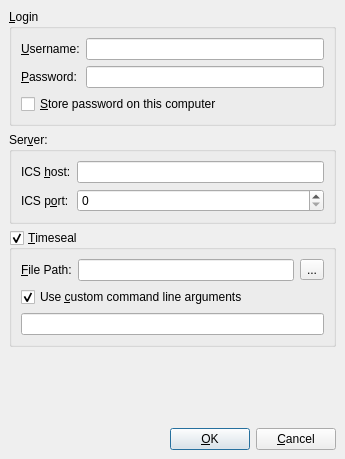
<ui version="4.0" >
 <class>QuickConnect</class>
 <widget class="QDialog" name="QuickConnect" >
  <property name="geometry" >
   <rect>
    <x>0</x>
    <y>0</y>
    <width>345</width>
    <height>459</height>
   </rect>
  </property>
  <property name="windowTitle" >
   <string>Quick Connect</string>
  </property>
  <property name="sizeGripEnabled" >
   <bool>false</bool>
  </property>
  <layout class="QVBoxLayout" >
   <property name="margin" >
    <number>9</number>
   </property>
   <property name="spacing" >
    <number>6</number>
   </property>
   <item>
    <widget class="QGroupBox" name="groupBox_1" >
     <property name="title" >
      <string>&amp;Login</string>
     </property>
     <layout class="QGridLayout" >
      <property name="margin" >
       <number>9</number>
      </property>
      <property name="spacing" >
       <number>6</number>
      </property>
      <item row="1" column="1" >
       <widget class="QLineEdit" name="editPassword" >
        <property name="echoMode" >
         <enum>QLineEdit::Password</enum>
        </property>
       </widget>
      </item>
      <item row="1" column="0" >
       <widget class="QLabel" name="textLabel_2" >
        <property name="text" >
         <string>&amp;Password:</string>
        </property>
        <property name="buddy" >
         <cstring>editPassword</cstring>
        </property>
       </widget>
      </item>
      <item row="0" column="1" >
       <widget class="QLineEdit" name="editUsername" />
      </item>
      <item row="0" column="0" >
       <widget class="QLabel" name="textLabel_1" >
        <property name="text" >
         <string>&amp;Username:</string>
        </property>
        <property name="buddy" >
         <cstring>editUsername</cstring>
        </property>
       </widget>
      </item>
      <item row="2" column="0" colspan="2" >
       <widget class="QCheckBox" name="chkStore" >
        <property name="text" >
         <string>&amp;Store password on this computer</string>
        </property>
        <property name="shortcut" >
         <string>Alt+S</string>
        </property>
       </widget>
      </item>
     </layout>
    </widget>
   </item>
   <item>
    <widget class="QGroupBox" name="groupBox_2" >
     <property name="title" >
      <string>Ser&amp;ver:</string>
     </property>
     <layout class="QGridLayout" >
      <property name="margin" >
       <number>9</number>
      </property>
      <property name="spacing" >
       <number>6</number>
      </property>
      <item row="0" column="1" >
       <widget class="QLineEdit" name="editHost" />
      </item>
      <item row="1" column="0" >
       <widget class="QLabel" name="textLabel_4" >
        <property name="text" >
         <string>ICS p&amp;ort:</string>
        </property>
        <property name="buddy" >
         <cstring>spinPort</cstring>
        </property>
       </widget>
      </item>
      <item row="1" column="1" >
       <widget class="QSpinBox" name="spinPort" >
        <property name="maximum" >
         <number>65536</number>
        </property>
       </widget>
      </item>
      <item row="0" column="0" >
       <widget class="QLabel" name="textLabel_3" >
        <property name="text" >
         <string>ICS &amp;host:</string>
        </property>
        <property name="buddy" >
         <cstring>editHost</cstring>
        </property>
       </widget>
      </item>
     </layout>
    </widget>
   </item>
   <item>
    <widget class="QGroupBox" name="groupTimeseal" >
     <property name="focusPolicy" >
      <enum>Qt::StrongFocus</enum>
     </property>
     <property name="title" >
      <string>&amp;Timeseal</string>
     </property>
     <property name="checkable" >
      <bool>true</bool>
     </property>
     <property name="checked" >
      <bool>true</bool>
     </property>
     <layout class="QGridLayout" >
      <property name="margin" >
       <number>9</number>
      </property>
      <property name="spacing" >
       <number>6</number>
      </property>
      <item row="0" column="2" >
       <widget class="QToolButton" name="buttonTimesealPath" >
        <property name="text" >
         <string>...</string>
        </property>
       </widget>
      </item>
      <item row="0" column="1" >
       <widget class="QLineEdit" name="editTimeseal" />
      </item>
      <item row="0" column="0" >
       <widget class="QLabel" name="textLabel_5" >
        <property name="text" >
         <string>&amp;File Path:</string>
        </property>
        <property name="buddy" >
         <cstring>editTimeseal</cstring>
        </property>
       </widget>
      </item>
      <item row="2" column="0" colspan="3" >
       <widget class="QLineEdit" name="editTimesealCmd" >
        <property name="toolTip" >
         <string/>
        </property>
        <property name="text" >
         <string/>
        </property>
       </widget>
      </item>
      <item row="1" column="0" colspan="3" >
       <widget class="QCheckBox" name="chkTimesealCmd" >
        <property name="text" >
         <string>Use &amp;custom command line arguments</string>
        </property>
        <property name="shortcut" >
         <string>Alt+S</string>
        </property>
        <property name="checked" >
         <bool>true</bool>
        </property>
       </widget>
      </item>
     </layout>
    </widget>
   </item>
   <item>
    <spacer>
     <property name="orientation" >
      <enum>Qt::Vertical</enum>
     </property>
     <property name="sizeHint" >
      <size>
       <width>327</width>
       <height>21</height>
      </size>
     </property>
    </spacer>
   </item>
   <item>
    <layout class="QHBoxLayout" >
     <property name="margin" >
      <number>0</number>
     </property>
     <property name="spacing" >
      <number>6</number>
     </property>
     <item>
      <spacer>
       <property name="orientation" >
        <enum>Qt::Horizontal</enum>
       </property>
       <property name="sizeType" >
        <enum>QSizePolicy::Expanding</enum>
       </property>
       <property name="sizeHint" >
        <size>
         <width>20</width>
         <height>20</height>
        </size>
       </property>
      </spacer>
     </item>
     <item>
      <widget class="QPushButton" name="buttonOk" >
       <property name="text" >
        <string>&amp;OK</string>
       </property>
       <property name="shortcut" >
        <string/>
       </property>
       <property name="autoDefault" >
        <bool>true</bool>
       </property>
       <property name="default" >
        <bool>true</bool>
       </property>
      </widget>
     </item>
     <item>
      <widget class="QPushButton" name="buttonCancel" >
       <property name="text" >
        <string>&amp;Cancel</string>
       </property>
       <property name="shortcut" >
        <string/>
       </property>
       <property name="autoDefault" >
        <bool>true</bool>
       </property>
      </widget>
     </item>
    </layout>
   </item>
  </layout>
 </widget>
 <layoutdefault spacing="6" margin="11" />
 <pixmapfunction>qPixmapFromMimeSource</pixmapfunction>
 <tabstops>
  <tabstop>editUsername</tabstop>
  <tabstop>editPassword</tabstop>
  <tabstop>chkStore</tabstop>
  <tabstop>editHost</tabstop>
  <tabstop>spinPort</tabstop>
  <tabstop>groupTimeseal</tabstop>
  <tabstop>editTimeseal</tabstop>
  <tabstop>buttonTimesealPath</tabstop>
  <tabstop>chkTimesealCmd</tabstop>
  <tabstop>editTimesealCmd</tabstop>
  <tabstop>buttonOk</tabstop>
  <tabstop>buttonCancel</tabstop>
 </tabstops>
 <resources/>
 <connections>
  <connection>
   <sender>buttonCancel</sender>
   <signal>clicked()</signal>
   <receiver>QuickConnect</receiver>
   <slot>reject()</slot>
   <hints>
    <hint type="sourcelabel" >
     <x>303</x>
     <y>506</y>
    </hint>
    <hint type="destinationlabel" >
     <x>20</x>
     <y>20</y>
    </hint>
   </hints>
  </connection>
  <connection>
   <sender>buttonOk</sender>
   <signal>clicked()</signal>
   <receiver>QuickConnect</receiver>
   <slot>accept()</slot>
   <hints>
    <hint type="sourcelabel" >
     <x>217</x>
     <y>506</y>
    </hint>
    <hint type="destinationlabel" >
     <x>20</x>
     <y>20</y>
    </hint>
   </hints>
  </connection>
  <connection>
   <sender>chkTimesealCmd</sender>
   <signal>toggled(bool)</signal>
   <receiver>editTimesealCmd</receiver>
   <slot>setEnabled(bool)</slot>
   <hints>
    <hint type="sourcelabel" >
     <x>84</x>
     <y>382</y>
    </hint>
    <hint type="destinationlabel" >
     <x>85</x>
     <y>406</y>
    </hint>
   </hints>
  </connection>
 </connections>
</ui>
